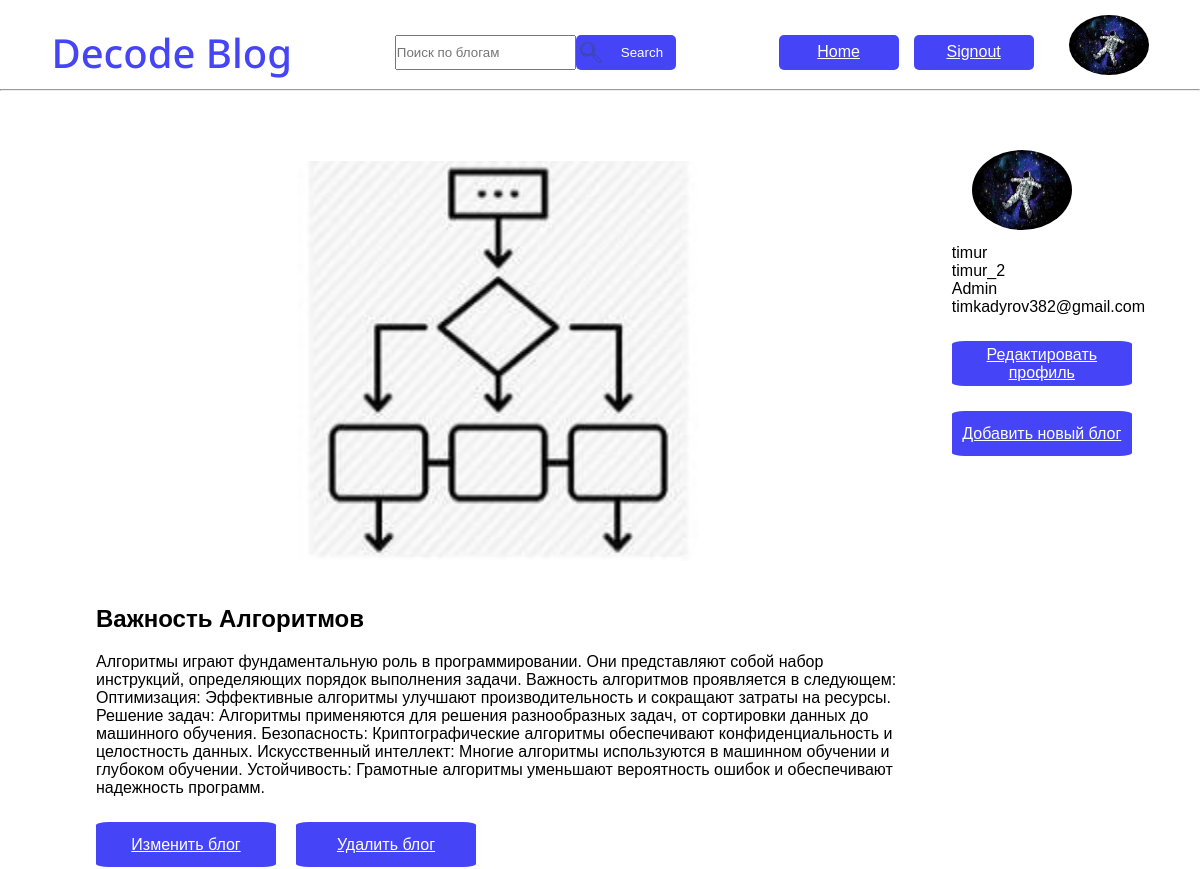
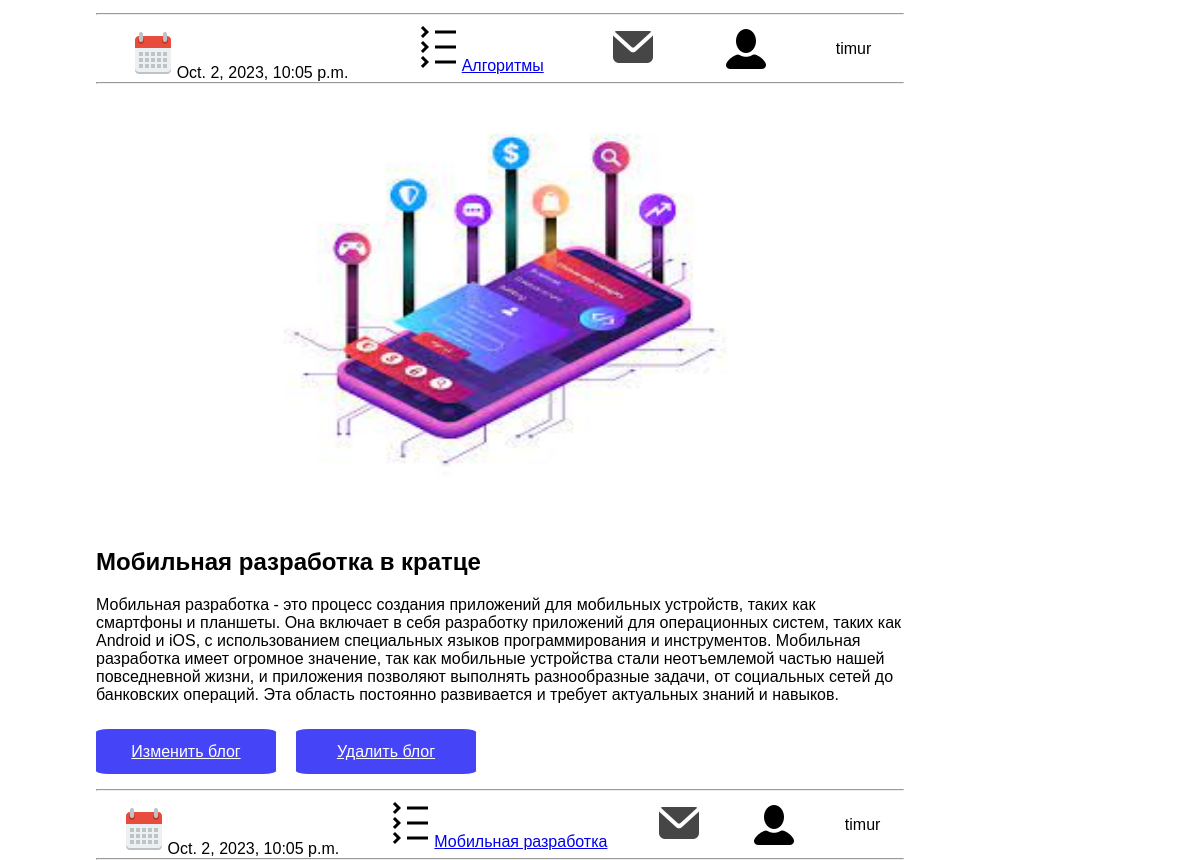
Page /authe/profile/ (signed in) on the earlier database version (2 pictures, top to bottom).
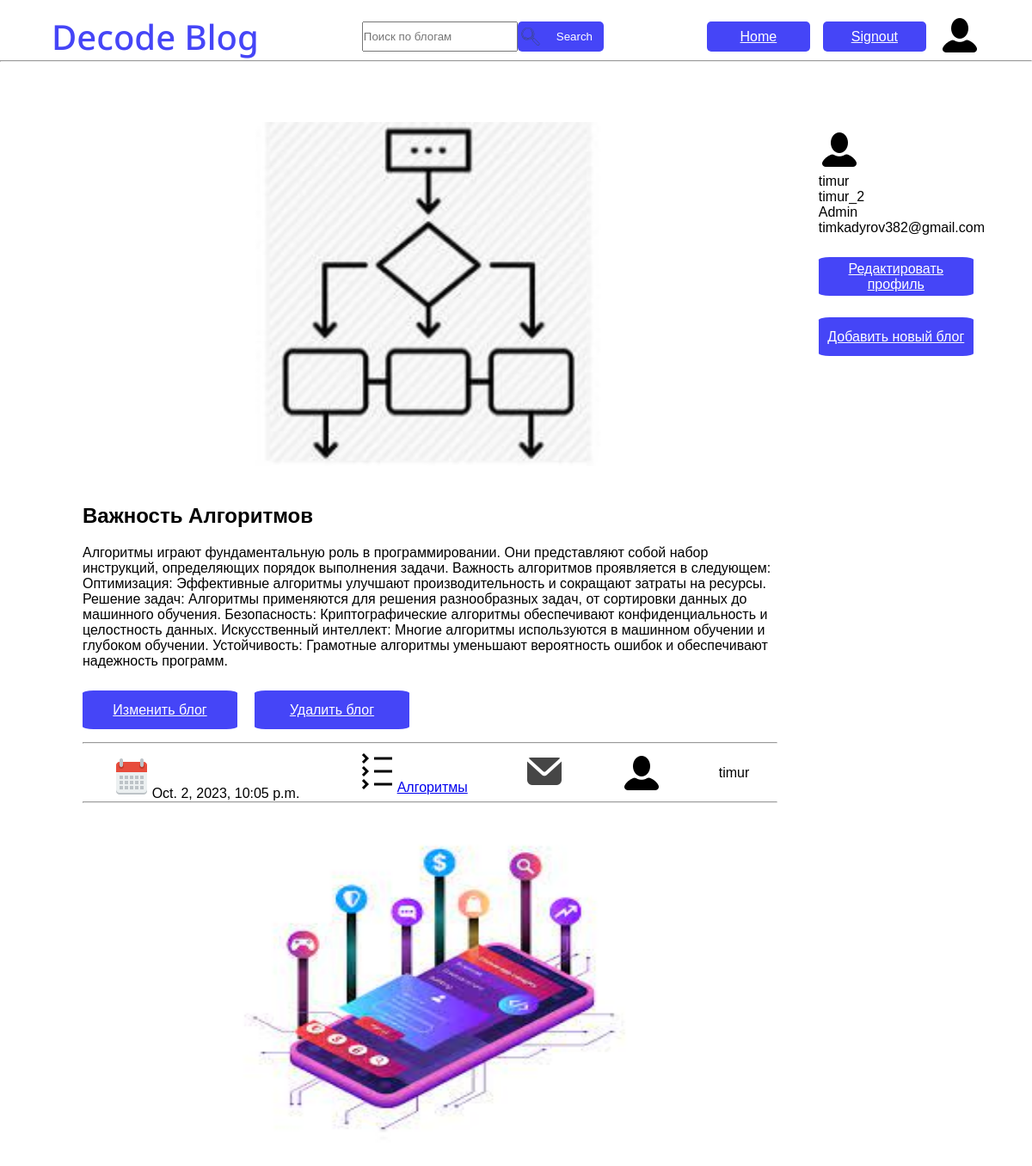
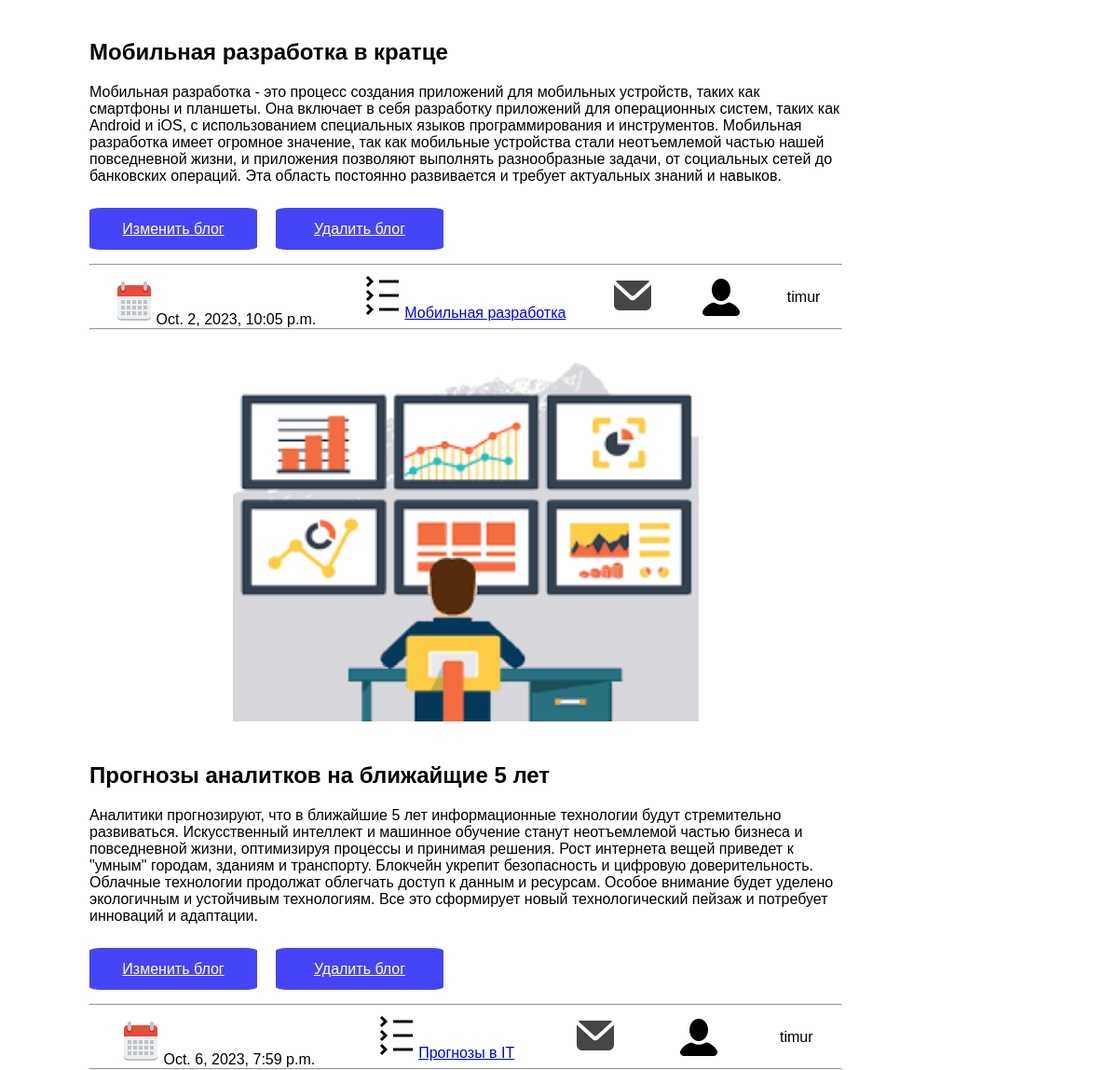
Same page on the later database version (2 pictures, top to bottom).
### decode_authe/models.py (models this page shows)
class CustomUser(AbstractUser):
    image = models.ImageField(upload_to='avatars', blank=True)
    description = models.TextField(max_length=200)
    groups = models.ManyToManyField(
        'auth.Group',
        related_name='users',
        blank=True,
        verbose_name='groups',
        help_text='The groups this user belongs to. A user will get all permissions granted to each of their groups.',
    )
    user_permissions = models.ManyToManyField(
        'auth.Permission',
        related_name='users',
        blank=True,
        verbose_name='user permissions',
        help_text='Specific permissions for this user.',
        error_messages={
            'add': 'The permission you are trying to add already exists for the user.',
            'remove': 'The permission you are trying to remove does not exist for the user.',
        },
    )

### decode_blogs/models.py (models this page shows, shortened)
class Blog(models.Model):
    name = models.CharField(max_length=50)
    category = models.ForeignKey(Category, on_delete=models.CASCADE, null=True)
    image = models.ImageField(blank=True, upload_to=uniq_name_upload)
    description = models.TextField()
    date = models.DateTimeField(default=datetime.datetime.today())
    author = models.ForeignKey(settings.AUTH_USER_MODEL, on_delete=models.CASCADE)     # !  1 #
    class Meta:
        verbose_name = 'Blog'
        verbose_name_plural = 'Blogs'

class Category(models.Model):
    name = models.CharField(max_length=50)
    class Meta:
        verbose_name = 'Category'
        verbose_name_plural = 'Categories'
    def __str__(self) -> str:
        return self.name

### decode_authe/views.py (the view)
# urls.py: path('profile/', views.profile, name='profile'),
def profile(request):
    if not request.user.is_authenticated:
        return redirect('decode_authe:signin')
    user_blogs = Blog.objects.filter(author=request.user)
    data = {
        'title': 'Профиль',
        'menu': menu,
        'user_blogs': user_blogs,   # Передаем отфильтрованные блоги
    }
    return render(request, 'decode_authe/profile.html', context=data)

### decode_authe/templates/decode_authe/profile.html (shortened to what this page needs)
{% load static %}
<!DOCTYPE html>
<html lang="en">
<head>
    <link rel="stylesheet" href="{% static 'decode_authe/css/authe.css' %}">
    <link rel="stylesheet" href="{% static 'decode_authe/css/Header.css' %}">
</head>
<body>
    <header>
        <h1>Decode Blog</h1>
        <div class="header-div-1">
            <form method="POST" action="{% url 'decode_blogs:blog-search'  %}" class="form">
                <input type="search" placeholder="Поиск по блогам" name="search">
                <button id="button-find">
                    <img src="{% static 'decode_blogs/images/search_icon.svg' %}" alt="" id="search_icon">
                    Search
                </button>
            </form>
        </div>
        <div class="header-div-2">
            <a href="{% url 'decode_blogs:home' %}" class="button-reg">Home</a>
            <a href="{% url 'decode_authe:signout' %}" class="button-reg">Signout</a>
            {% if user.image %}
                <a href="{% url 'decode_authe:profile'%}"><img src="{{ user.image.url }}" alt="" id="header-img"></a>
            {% else %}
                <a href="{% url 'decode_authe:profile'%}"><img src="{% static 'decode_blogs/images/User.png' %}" alt=""></a>
            {% endif %}
        </div>
    </header>
    <hr id="hr-line">
    <section class="main">
        <div class="com-blog">
            {% for b in user_blogs %}
            <div class="main-info">
                {% if b.image %}
                <img src="{{ b.image.url }}" alt="comment-img" class="comment-img">
                {% endif %}
            </div>
            <h2 id="blog-name">{{ b.name }}</h2>
            <p id="description">{{ b.description }}</p>
            <div class="blog-change">
                <a href="{% url 'decode_blogs:edit' b.id  %}" class="blog-button">Изменить блог</a>
                <a href="{% url 'decode_blogs:delete' b.id %}" class="blog-button">Удалить блог</a>
            </div>
            <hr>
            <div class="blog-review">
                <time id="blog-date"><img src="{% static 'decode_blogs/images/Calendar.png' %}" alt="">{{ b.date }}</time>
                <a href="{% url 'decode_blogs:category' b.id %}"><img src="{% static 'decode_blogs/images/Categories.png' %}" alt="" id="blog-categories">{{ b.category }}</a>
                <a href="{% url 'decode_blogs:comments-category' b.id %}"><img src="{% static 'decode_blogs/images/Comment.png' %}" alt="" id="blog-comments"></a>
                <img src="{% static 'decode_blogs/images/User.png' %}" alt="">{{ b.author }}
            </div>
            <hr>
            {% endfor %}
        </div>
    </section>
    <section class="profile-main">
        <span>
            {% if user.image %}
            <img src="{{ user.image.url }}" alt="" class="profile-img">
            {% else %}
                <img src="{% static 'decode_blogs/images/User.png' %}" alt=""></a>
            {% endif %}
        </span>
        <div class="profile-info">
            <p>
                <span>{{ user.username }}</span>
            </p>
            <p>
                <span>{{ user.first_name }}</span>
            </p>
            <p>
                <span>{{ user.last_name }}</span>
            </p>
            <p>
                <span>{{ user.email }}</span>
            </p>
        </div>
        {% if request.user.is_authenticated %}
            <div class="admin-links">
                <a href="{% url 'decode_authe:edit_profile' %}" class="blog-button">Редактировать профиль</a>
                <a href="{% url 'decode_blogs:add' %}" class="blog-button"> Добавить новый блог</a>
            </div>
        {% endif %}
    </section>
</body>
</html>

Differences in the rows shown:
added Blog: image (picture), name "Прогнозы аналитков на ближайщие 5 лет", description "Аналитики прогнозируют, что в ближайшие 5 лет информационные технологии будут стремительно развиваться. Искусственный интеллект и машинное обучение станут неотъемлемой частью бизнеса и повседневной жизни, оптимизируя процессы и принимая решения. Рост интернета вещей приведет к \"умным\" городам, зданиям и транспорту. Блокчейн укрепит безопасность и цифровую доверительность. Облачные технологии продолжат облегчать доступ к данным и ресурсам. Особое внимание будет уделено экологичным и устойчивым технологиям. Все это сформирует новый технологический пейзаж и потребует инноваций и адаптации.", date "Oct. 6, 2023, 7:59 p.m.", category "Прогнозы в IT", author "timur"
changed CustomUser "timur": image: picture removed
